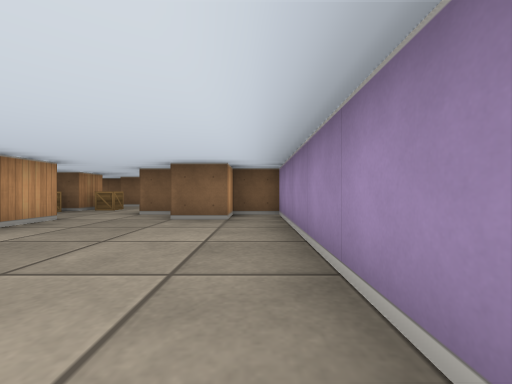
view 1 (above)

13 first-person views from a walk through a cub3D level. The camera is about half as high as the walls, looks level and sees 90° across. The floor is counted in squares. Each view is taken from the middle of a square. On the plan, view 1 faces up. The plan holds only what a view shows up to about 9 squares ahead; the rest is blank.

view 2
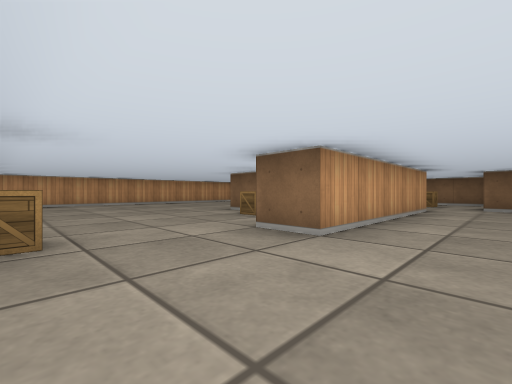

view 3
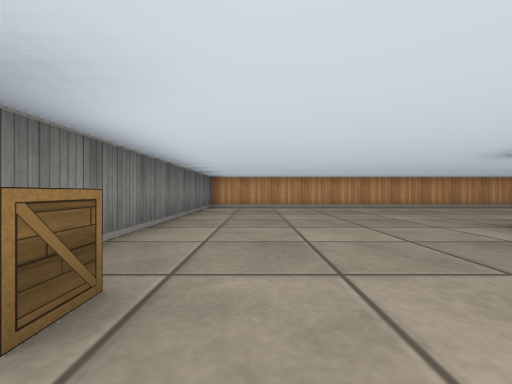

view 4
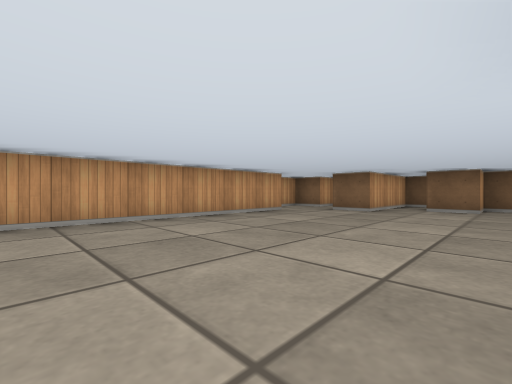

view 5
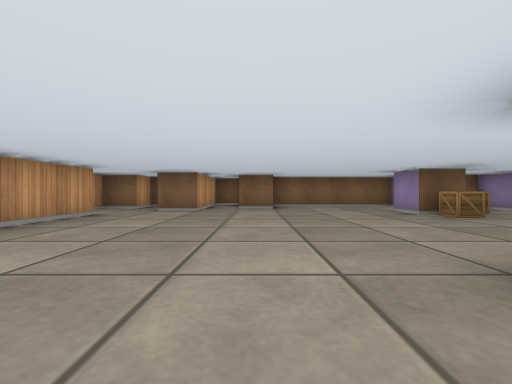

view 6
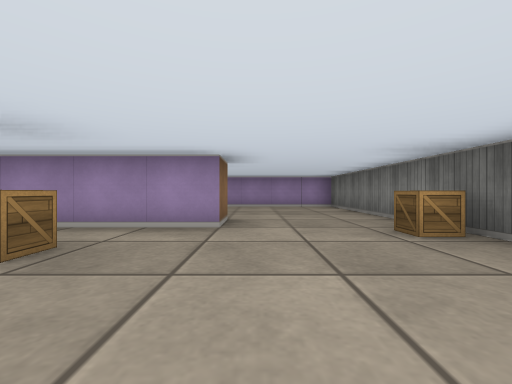

view 7
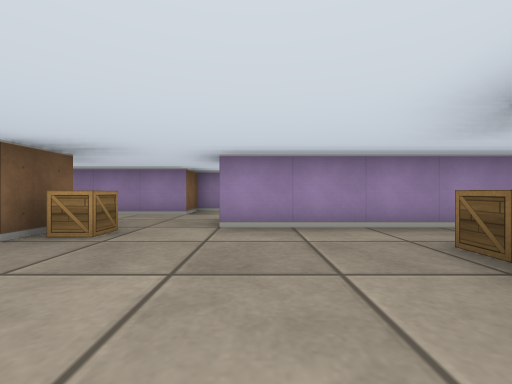

view 8
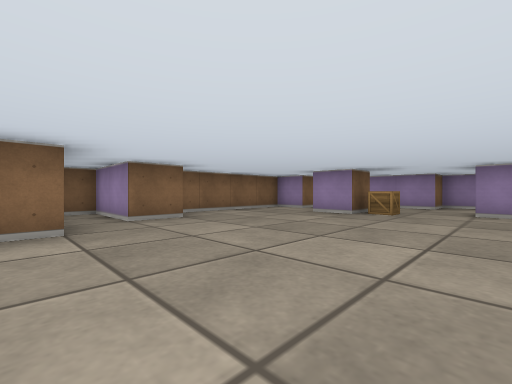

view 9
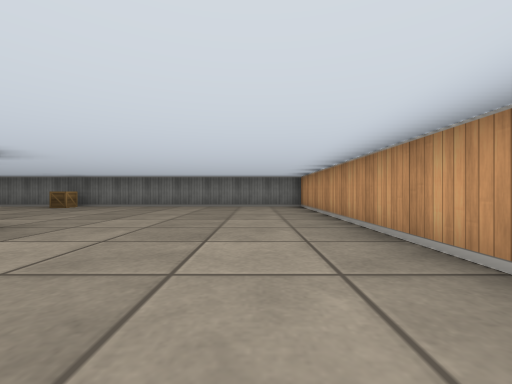

view 10
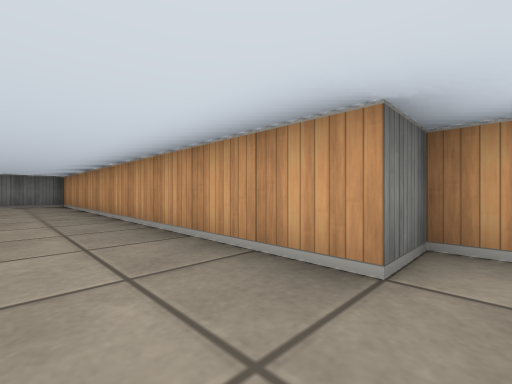

view 11
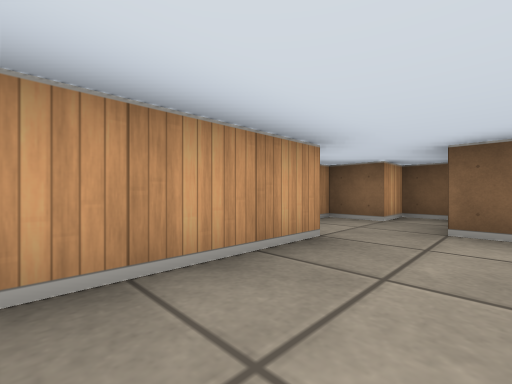

view 12
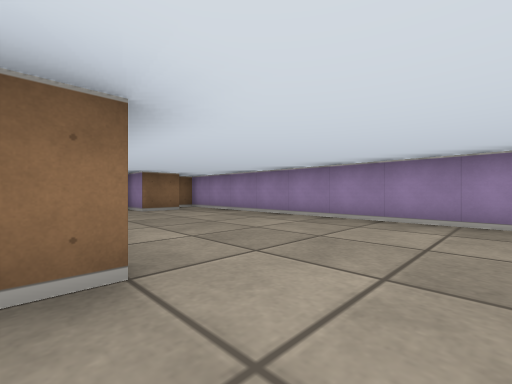

view 13
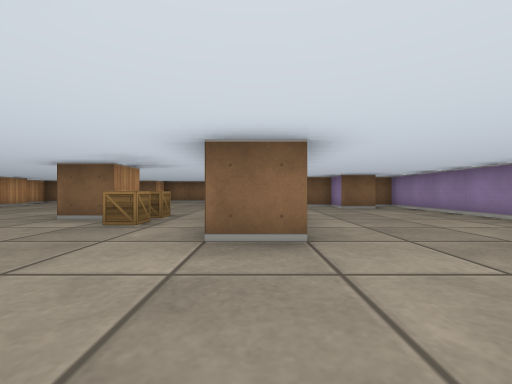

### Floor plan
Points are (right, up) in squares from view 1. A wall is a line through its corners. A room is listed if a view was taken in it or the views show most of it. See-through windows are left out.
Room 1 (views 1, 2, 3, 4, 5, 6, 7, 8, 9, 10, 11, 12, 13)
walls: (-6.5, 2.5) (-6.5, 1.5) (-7.5, 1.5); (-3.5, 4.5) (-3.5, -0.5) (-4.5, -0.5) (-4.5, 4.5); (-4.5, 7.5) (-4.5, 6.5) (-5.5, 6.5) (-5.5, 7.5); (-11.8, 9.5) (-12.5, 9.5) (-12.5, 8.5) (-13.5, 8.5) (-13.5, 6.5) (-12.5, 6.5) (-12.5, -3.5) (0.5, -3.5) (0.5, 5.5) (-0.5, 5.5) (-0.5, 4.5) (-1.5, 4.5) (-1.5, 5.5) (-2.5, 5.5) (-2.5, 8.5) (-4.5, 8.5) (-4.5, 9.5) (-8.5, 9.5) (-8.5, 8.5) (-9.5, 8.5) (-9.5, 10.5) (-10.5, 10.5) (-10.5, 7.5) (-11.5, 7.5)
objects: crate (-6, 1); crate (-6, 2); crate (-5, -3); crate (-5, 6); crate (-4, 7)

Where each view was taken, in squares from view 1:
view 1: 0 up, 0 right, facing up
view 2: 3 down, 2 left, facing up-left
view 3: 2 down, 4 left, facing left
view 4: 1 up, 8 left, facing up-left
view 5: 1 up, 9 left, facing up
view 6: 1 down, 8 left, facing right
view 7: 4 up, 8 left, facing right
view 8: 4 up, 11 left, facing up-right
view 9: 5 up, 11 left, facing down
view 10: 7 up, 11 left, facing down-left
view 11: 4 up, 11 left, facing up-left
view 12: 2 down, 4 left, facing up-right
view 13: 3 down, 4 left, facing up
